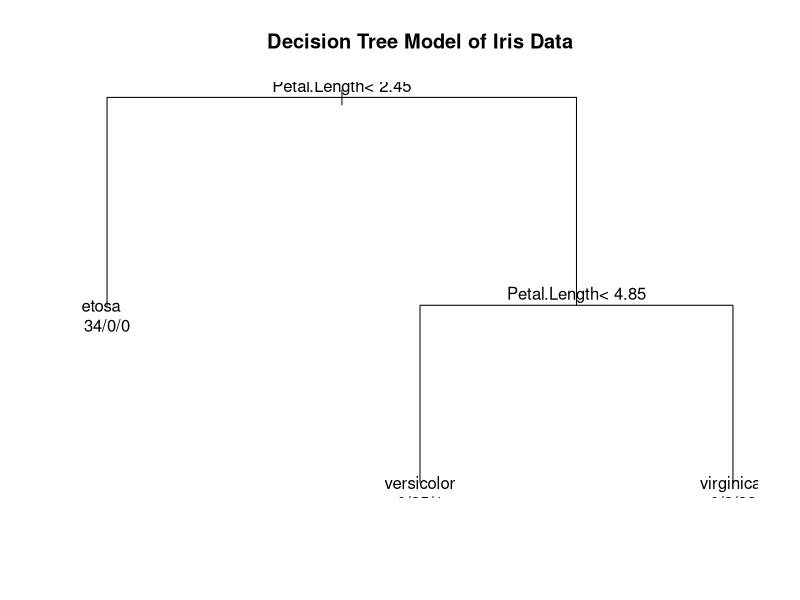

Here is the R script that generated this plot:
###################################################################################
## This code is part of Data Science Dojo's bootcamp
## Copyright (C) 2015

## Objective: Machine learning of iris species classification with decision tree
## Data source: iris data set (included in R)	
## Please install "rpart" package: install.packages("rpart")
## Please install "party" package: install.packages("party")
###################################################################################

## load the library
library(rpart)

## DATA EXPLORATION
## load the iris data in R
data(iris)
## explore the data set
str(iris)
dim(iris)
summary(iris)

## BUILD MODEL
## randomly choose 70% of the data set as training data
set.seed(27)
iris.train.indices <- sample(1:nrow(iris), 0.7*nrow(iris), replace=F)
iris.train <- iris[iris.train.indices,]
dim(iris.train)
## select the 30% left as the testing data
iris.test <- iris[-iris.train.indices,]
dim(iris.test)
## You could also do this
#iris.test.indices <- setdiff(1:nrow(iris),random.rows.train)
#iris.test <- iris[random.rows.test,]

## fitting decision model on training set
iris.dt.model <- rpart(Species ~ ., data = iris.train)

## VISUALIZE THE MODEL
## plot the tree structure
plot(iris.dt.model)
title(main = "Decision Tree Model of Iris Data")
text(iris.dt.model, use.n = TRUE)
## print the tree structure
summary(iris.dt.model)

## MODEL EVALUATION
## make prediction using decision model
iris.dt.predictions <- predict(iris.dt.model, iris.test, type = "class")
## Extract the test data species to build the confusion matrix
iris.dt.confusion <- table(iris.dt.predictions, iris.test$Species)
print(iris.dt.confusion)
## calculate accuracy, precision, recall, F1
iris.dt.accuracy <- sum(diag(iris.dt.confusion)) / sum(iris.dt.confusion)
print(iris.dt.accuracy)

iris.dt.precision <- iris.dt.confusion[2,2] / sum(iris.dt.confusion[2,])
print(iris.dt.precision)

iris.dt.recall <- iris.dt.confusion[2,2] / sum(iris.dt.confusion[,2])
print(iris.dt.recall)

iris.dt.F1 <- 2 * iris.dt.precision * iris.dt.recall / (iris.dt.precision + iris.dt.recall)
print(iris.dt.F1)

## EXERCISE
## Another library called "party" can be also used to build decision trees.
## It provides nonparametric regression trees for nominal, ordinal,
## numeric, censored, and multivariate responses. Tree growth is based on statistical 
## stopping rules, so pruning should not be required. 
## party manual: http://cran.r-project.org/web/packages/party/party.pdf or ?party after library(party)
## Instead of rpart(), try to use ctree() in "party" for the same data. 
## They implement a different algorithm for building the tree. 
## But for this small amount of data, do these different functions (with different algorithms) 
## give us the same tree?
